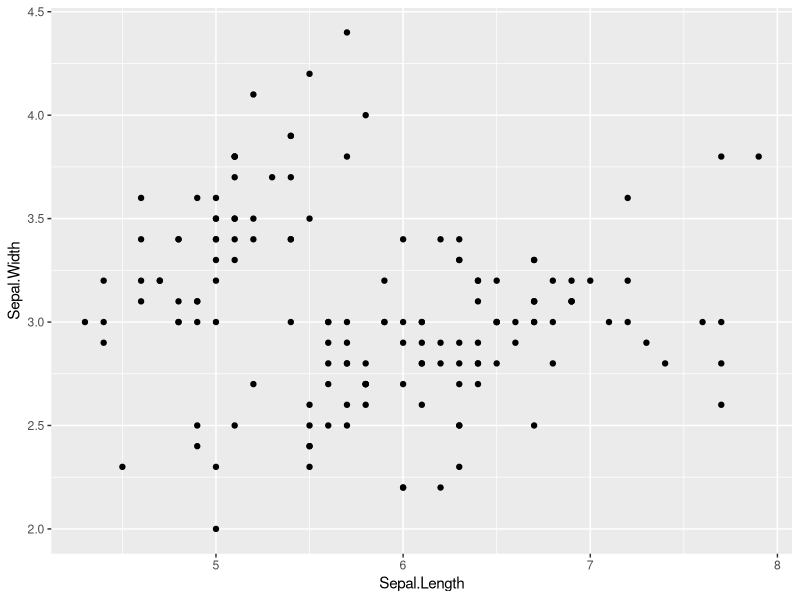
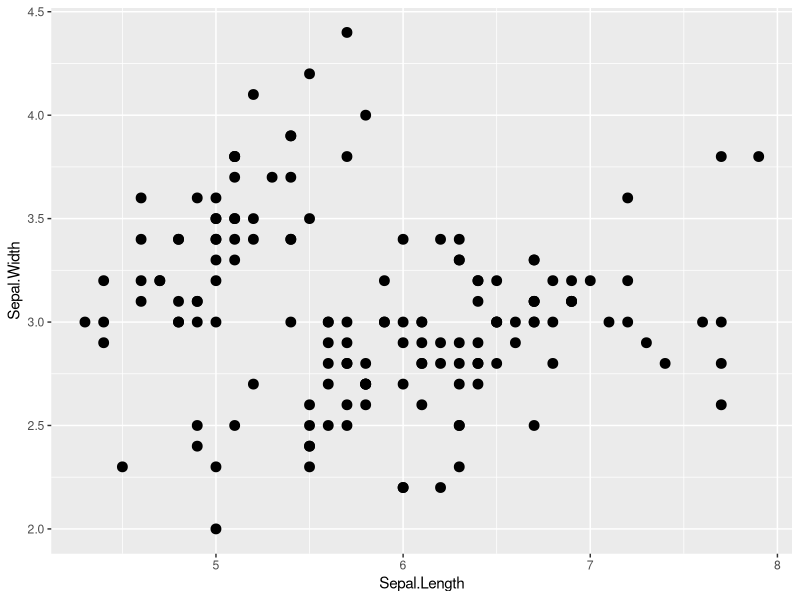
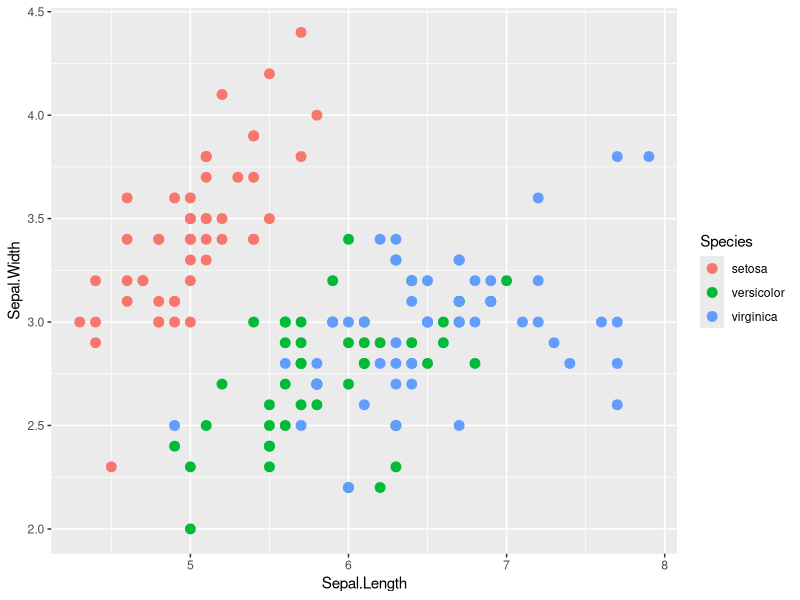
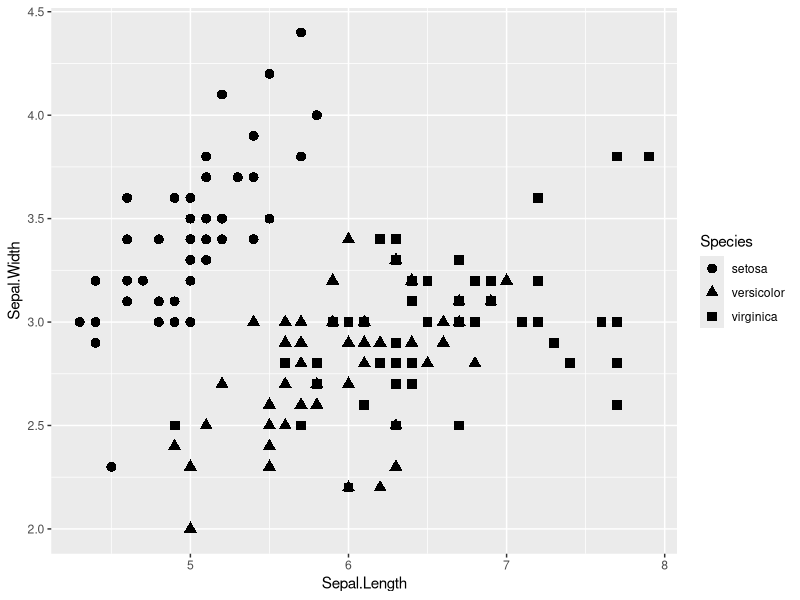
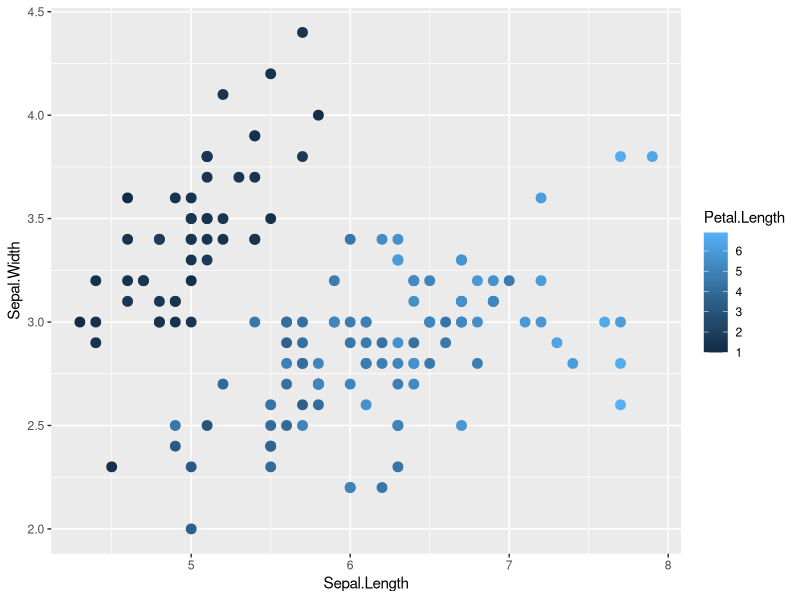
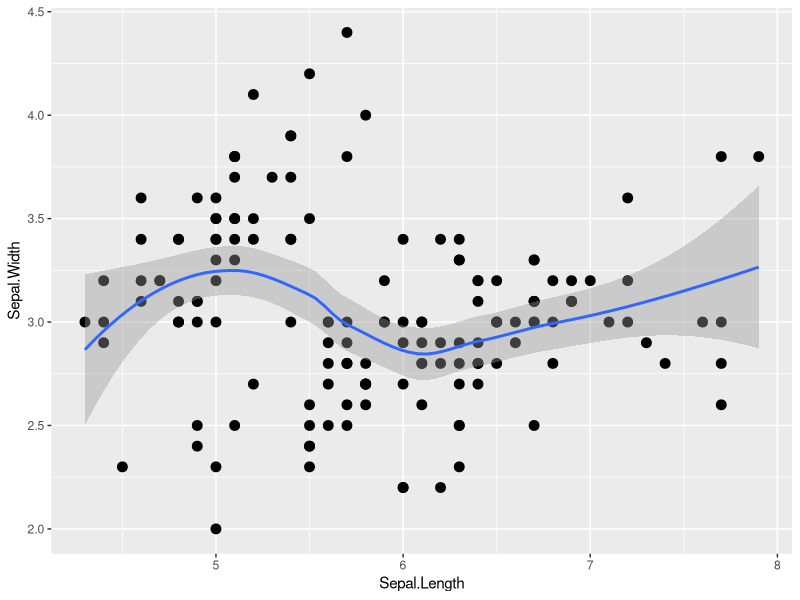
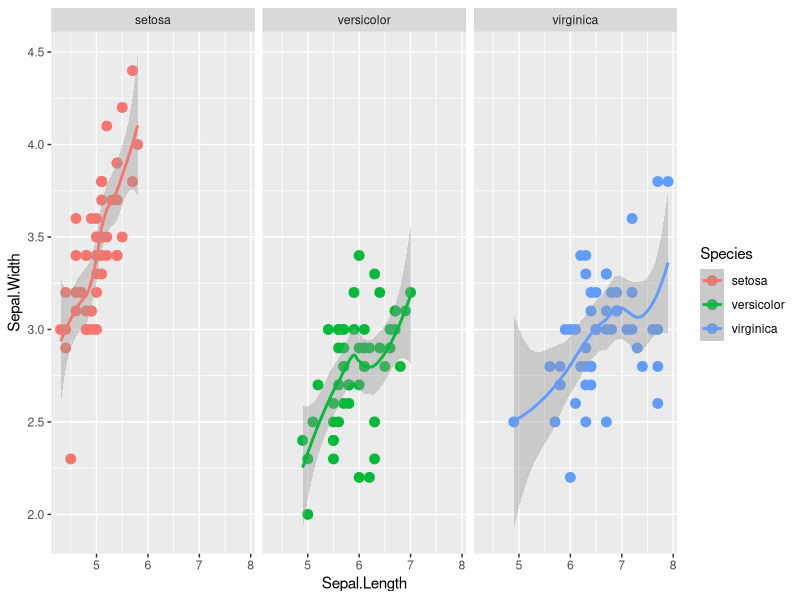
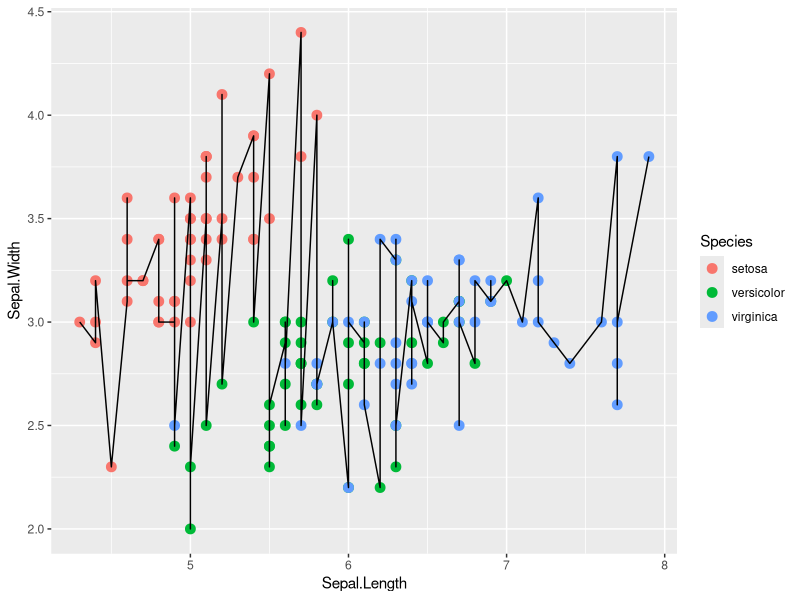

Reproduce these figures in R, in order.
## ---- chunk 1
knitr::opts_chunk$set(echo = TRUE)
## ---- chunk 2
str(iris)
## ---- chunk 3
head(iris)
## ---- chunk 4
tail(iris)
## ---- chunk 5
dim(iris)
## ---- chunk 6
summary(iris)
## ---- chunk 7
library(dplyr)
library(ggplot2)
## ---- chunk 8
data1 <- iris %>%
  filter(Species == "setosa")
## ---- chunk 9
str(data1)
## ---- chunk 10
data2 <- iris %>%
  mutate(length_width = Sepal.Length + Sepal.Width)
## ---- chunk 11
str(data2)
## ---- chunk 12
data3 <- iris %>%
  transmute(length_new = Sepal.Length * 2)
## ---- chunk 13
str(data3)
## ---- chunk 14
data4 <- iris %>%
  arrange(Petal.Length)

data5 <- iris %>%
  arrange(desc(Petal.Length))
## ---- chunk 15
str(data4)
## ---- chunk 16
str(data5)
## ---- chunk 17
data6 <- iris %>%
  select(Species, Petal.Width)
## ---- chunk 18
str(data6)
## ---- chunk 19
data7 <- iris %>%
  group_by(Species) %>%
  summarise(s.width = sum(Sepal.Width), num = n())
## ---- chunk 20
data7
## ---- chunk 21
ggplot(data = iris, aes(x = Sepal.Length, y = Sepal.Width)) +
  geom_point()
## ---- chunk 22
ggplot(data = iris, aes(x = Sepal.Length, y = Sepal.Width)) +
  geom_point(size = 3)
## ---- chunk 23
ggplot(data = iris) +
  geom_point(aes(x = Sepal.Length, y = Sepal.Width, colour = Species), size = 3)
## ---- chunk 24
ggplot(data = iris) +
  geom_point(aes(x = Sepal.Length, y = Sepal.Width, shape = Species), size = 3)
## ---- chunk 25
ggplot(data = iris) +
  geom_point(aes(x = Sepal.Length, y = Sepal.Width, colour = Petal.Length), size = 3)
## ---- chunk 26
ggplot(data = iris, aes(x = Sepal.Length, y = Sepal.Width)) +
  geom_point(size = 3) +
  geom_smooth()
## ---- chunk 27
g <- ggplot(data = iris, aes(x = Sepal.Length, y = Sepal.Width, colour = Species)) +
  geom_point(size = 3)
  geom_smooth(aes(colour = Species))
## ---- chunk 28
g +
  geom_smooth(aes(colour = Species)) +
  facet_wrap(~Species)
## ---- chunk 29
g +
  geom_line(colour = "black")
## ---- chunk 30
g + 
  geom_line(data = head(iris), colour = "black")
## ---- chunk 31
library(ggrepel)
## ---- chunk 32
ggplot(data = iris, aes(x = Sepal.Length, y = Sepal.Width, colour = Species)) +
  geom_point(size = 3) +
  geom_text(aes(label = Species))
## ---- chunk 33
ggplot(data = iris, aes(x = Sepal.Length, y = Sepal.Width, colour = Species)) +
  geom_point(size = 3) +
  geom_text_repel(aes(label = Species), colour = "black")
